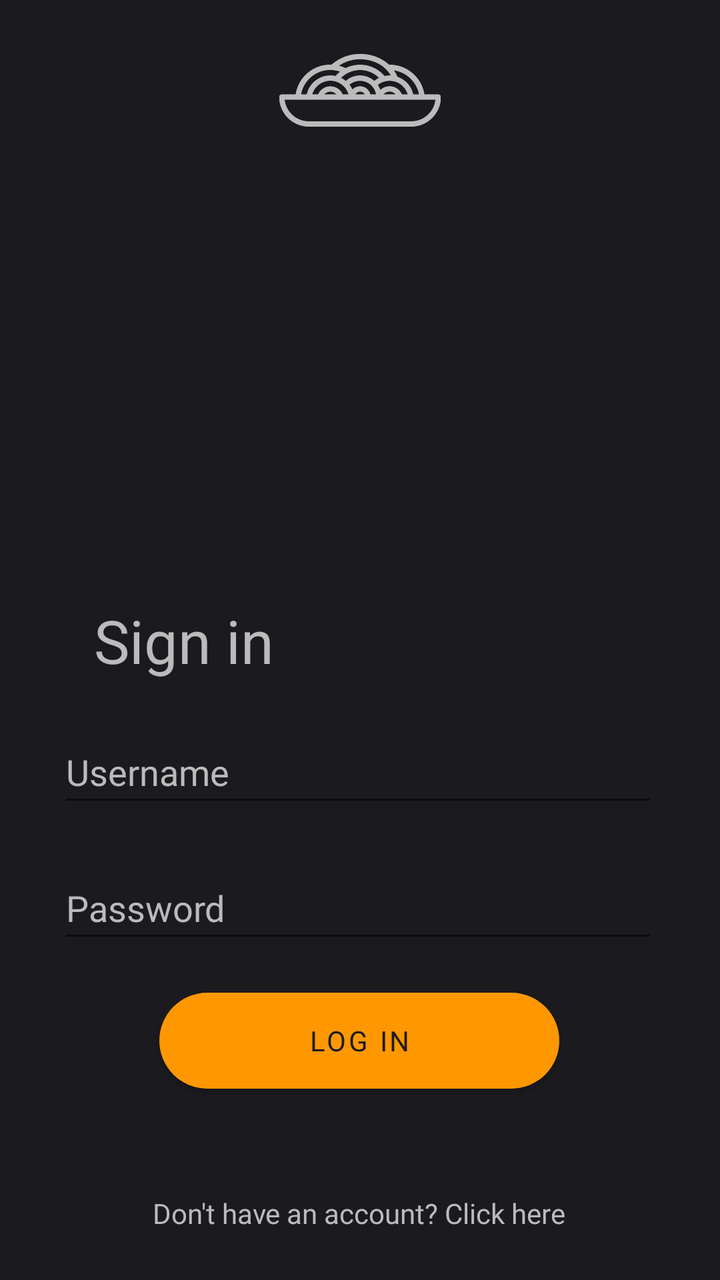
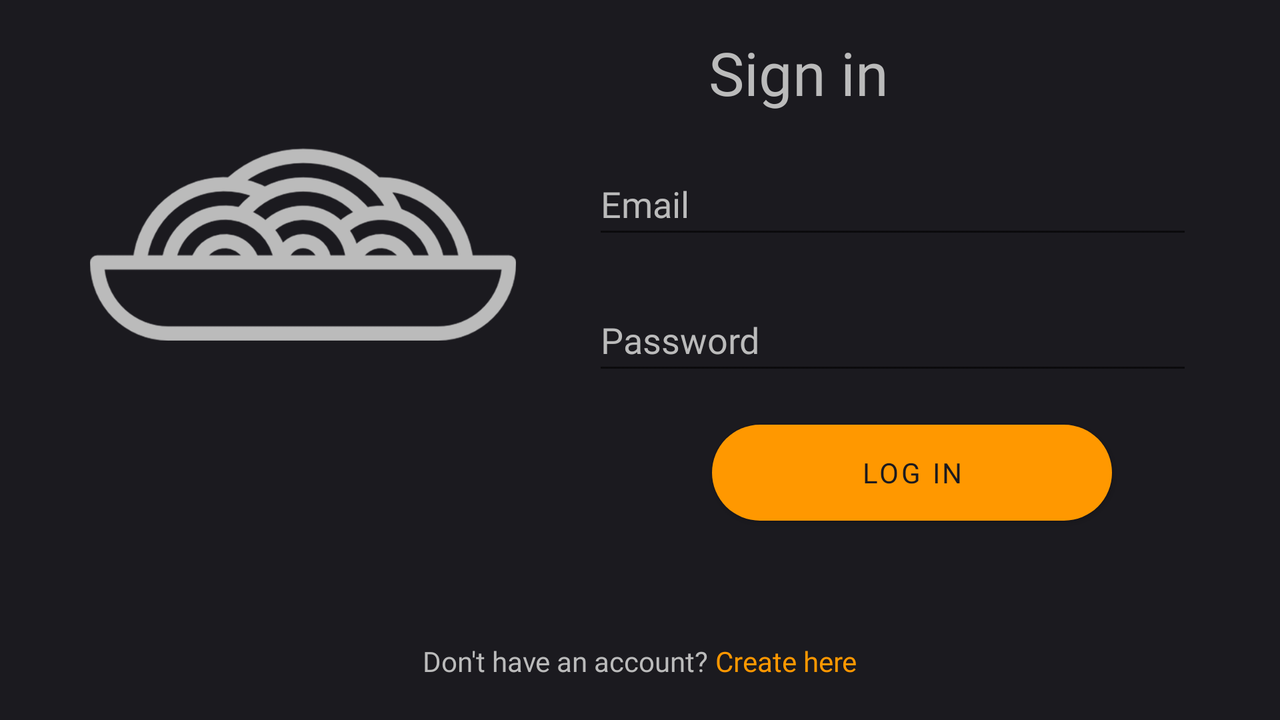

The same Android screen from two of the app's own layout files: first res/layout/ as a phone draws it, then the repository's variant for another configuration, drawn on a device whose configuration selects that folder. Both files follow.
<!-- AndroidManifest.xml: application theme Theme.Rate -->
<!-- res/layout/activity_login.xml -->
<?xml version="1.0" encoding="utf-8"?>
<androidx.constraintlayout.widget.ConstraintLayout xmlns:android="http://schemas.android.com/apk/res/android"
    xmlns:app="http://schemas.android.com/apk/res-auto"
    xmlns:tools="http://schemas.android.com/tools"
    android:layout_width="match_parent"
    android:layout_height="match_parent"
    android:background="@color/bk"
    tools:context=".MainActivity">

    <Button
        android:id="@+id/login_btn"
        android:layout_width="200dp"
        android:layout_height="wrap_content"
        android:layout_marginTop="20dp"
        android:background="@drawable/rnd_btn"
        android:fontFamily="@font/montserrat_black"
        android:text="Log IN"
        android:textColor="@color/bk"
        app:layout_constraintEnd_toEndOf="parent"
        app:layout_constraintHorizontal_bias="0.497"
        app:layout_constraintStart_toStartOf="parent"
        app:layout_constraintTop_toBottomOf="@+id/password_input" />

    <TextView
        android:id="@+id/signup_txt_btn"
        android:layout_width="wrap_content"
        android:layout_height="wrap_content"
        android:layout_marginTop="8dp"
        android:layout_marginBottom="20dp"
        android:fontFamily="@font/montserrat_regular"
        android:text="Don't have an account? Click here"
        android:textColor="@color/text"
        app:layout_constraintBottom_toBottomOf="parent"
        app:layout_constraintEnd_toEndOf="parent"
        app:layout_constraintHorizontal_bias="0.497"
        app:layout_constraintStart_toStartOf="parent"
        app:layout_constraintTop_toBottomOf="@+id/login_btn"
        app:layout_constraintVertical_bias="0.917" />

    <EditText
        android:id="@+id/password_input"
        android:layout_width="300dp"
        android:layout_height="48dp"
        android:layout_marginTop="20dp"
        android:ems="10"
        android:fontFamily="@font/montserrat_regular"
        android:hint="Password"
        android:inputType="textPassword"
        android:textColor="@color/text"
        android:textColorHint="@color/text"
        app:layout_constraintEnd_toEndOf="parent"
        app:layout_constraintHorizontal_bias="0.486"
        app:layout_constraintStart_toStartOf="parent"
        app:layout_constraintTop_toBottomOf="@+id/email_input" />

    <EditText
        android:id="@+id/email_input"
        android:layout_width="300dp"
        android:layout_height="48dp"
        android:layout_marginTop="20dp"
        android:ems="10"
        android:hint="Username"
        android:textColor="@color/text"
        android:textColorHint="@color/text"
        android:fontFamily="@font/montserrat_regular"
        android:inputType="text"
        app:layout_constraintEnd_toEndOf="parent"
        app:layout_constraintHorizontal_bias="0.486"
        app:layout_constraintStart_toStartOf="parent"
        app:layout_constraintTop_toBottomOf="@+id/search_txt" />

    <TextView
        android:id="@+id/search_txt"
        android:layout_width="wrap_content"
        android:layout_height="wrap_content"
        android:layout_marginTop="300dp"
        android:fontFamily="@font/montserrat_black"
        android:text="Sign in"
        android:textColor="@color/text"
        android:textSize="30sp"
        app:layout_constraintEnd_toEndOf="parent"
        app:layout_constraintHorizontal_bias="0.174"
        app:layout_constraintStart_toStartOf="parent"
        app:layout_constraintTop_toTopOf="parent" />

    <ImageView
        android:layout_width="90dp"
        android:layout_height="90dp"
        android:src="@drawable/sim_logo"
        app:layout_constraintEnd_toEndOf="parent"
        app:layout_constraintStart_toStartOf="parent"
        app:layout_constraintTop_toTopOf="parent"
        app:tint="@color/text" />

</androidx.constraintlayout.widget.ConstraintLayout>
<!-- resources referenced by this layout -->
<resources>
  <color name="bk">#1B1A1F</color>
  <color name="text">#bbbbbb</color>
  <!-- drawable rnd_btn (drawable) -->
  <?xml version="1.0" encoding="utf-8"?>
  <shape xmlns:android="http://schemas.android.com/apk/res/android">
      <solid android:color="@color/teal_200"/>
      <corners
          android:radius="50dp"
          />
  </shape>
  <!-- drawable sim_logo: png bitmap (drawable, 39599 bytes) -->
  <style name="Theme.Rate" parent="Theme.MaterialComponents.DayNight.DarkActionBar">
          
          <item name="colorPrimary">@color/purple_200</item>
          <item name="colorPrimaryVariant">@color/purple_700</item>
          <item name="colorOnPrimary">@color/black</item>
          
          <item name="colorSecondary">@color/teal_200</item>
          <item name="colorSecondaryVariant">@color/teal_200</item>
          <item name="colorOnSecondary">@color/black</item>
          
  
          <item name="android:statusBarColor">@color/bk</item>
          <item name="android:navigationBarColor">@color/bk</item>
  
      </style>
  <color name="teal_200">#FF9800</color>
  <color name="purple_200">#FF9800</color>
  <color name="purple_700">#1B1A1F</color>
  <color name="black">#FF000000</color>
</resources>
<!-- res/layout-land/activity_login.xml (the repository's variant of the layout above) -->
<!-- drawn on the phone turned sideways -->
<?xml version="1.0" encoding="utf-8"?>
<androidx.constraintlayout.widget.ConstraintLayout xmlns:android="http://schemas.android.com/apk/res/android"
    xmlns:app="http://schemas.android.com/apk/res-auto"
    xmlns:tools="http://schemas.android.com/tools"
    android:layout_width="match_parent"
    android:layout_height="match_parent"
    android:background="@color/bk"
    android:id="@+id/login_layout"
    tools:context=".MainActivity">


    <LinearLayout
        android:id="@+id/animation"
        android:layout_width="wrap_content"
        android:layout_height="wrap_content"
        android:layout_marginTop="5dp"
        app:layout_constraintBottom_toBottomOf="parent"
        app:layout_constraintEnd_toEndOf="parent"
        app:layout_constraintStart_toStartOf="parent"
        app:layout_constraintTop_toBottomOf="@+id/login_btn"
        app:layout_constraintVertical_bias="1.0">

        <TextView
            android:id="@+id/signup_txt_btn"
            android:layout_width="wrap_content"
            android:layout_height="wrap_content"
            android:layout_marginTop="8dp"
            android:layout_marginBottom="20dp"
            android:fontFamily="@font/montserrat_regular"
            android:text="Don't have an account? "
            android:textColor="@color/text"
            app:layout_constraintBottom_toBottomOf="parent"
            app:layout_constraintEnd_toEndOf="parent"
            app:layout_constraintHorizontal_bias="0.497"
            app:layout_constraintStart_toStartOf="parent"
            app:layout_constraintTop_toBottomOf="@+id/login_btn"
            app:layout_constraintVertical_bias="0.917" />

        <TextView
            android:id="@+id/signup_txt_btn2"
            android:layout_width="wrap_content"
            android:layout_height="wrap_content"
            android:layout_marginTop="8dp"
            android:layout_marginBottom="20dp"
            android:fontFamily="@font/montserrat_regular"
            android:text="Create here"
            android:textColor="@color/teal_200"
            app:layout_constraintBottom_toBottomOf="parent"
            app:layout_constraintEnd_toEndOf="parent"
            app:layout_constraintHorizontal_bias="0.497"
            app:layout_constraintStart_toStartOf="parent"
            app:layout_constraintTop_toBottomOf="@+id/login_btn"
            app:layout_constraintVertical_bias="0.917" />

    </LinearLayout>

    <EditText
        android:id="@+id/password_input"
        android:layout_width="300dp"
        android:layout_height="48dp"
        android:layout_marginTop="20dp"
        android:ems="10"
        android:fontFamily="@font/montserrat_regular"
        android:hint="Password"
        android:inputType="textPassword"
        android:textColor="@color/text"
        android:textColorHint="@color/text"
        app:layout_constraintEnd_toEndOf="parent"
        app:layout_constraintHorizontal_bias="0.872"
        app:layout_constraintStart_toStartOf="parent"
        app:layout_constraintTop_toBottomOf="@+id/email_input" />

    <TextView
        android:id="@+id/search_txt"
        android:layout_width="wrap_content"
        android:layout_height="wrap_content"
        android:layout_marginTop="16dp"
        android:fontFamily="@font/montserrat_black"
        android:text="Sign in"
        android:textColor="@color/text"
        android:textSize="30sp"
        app:layout_constraintEnd_toEndOf="parent"
        app:layout_constraintHorizontal_bias="0.644"
        app:layout_constraintStart_toStartOf="parent"
        app:layout_constraintTop_toTopOf="parent" />

    <Button
        android:id="@+id/login_btn"
        android:layout_width="200dp"
        android:layout_height="wrap_content"
        android:layout_marginTop="20dp"
        android:background="@drawable/rnd_btn"
        android:fontFamily="@font/montserrat_black"
        android:text="Log IN"
        android:textColor="@color/bk"
        app:layout_constraintEnd_toEndOf="parent"
        app:layout_constraintHorizontal_bias="0.809"
        app:layout_constraintStart_toStartOf="parent"
        app:layout_constraintTop_toBottomOf="@+id/password_input" />

    <EditText
        android:id="@+id/email_input"
        android:layout_width="300dp"
        android:layout_height="48dp"
        android:layout_marginTop="20dp"
        android:ems="10"
        android:fontFamily="@font/montserrat_regular"
        android:hint="Email"
        android:inputType="text"
        android:textColor="@color/text"
        android:textColorHint="@color/text"
        app:layout_constraintEnd_toEndOf="parent"
        app:layout_constraintHorizontal_bias="0.872"
        app:layout_constraintStart_toStartOf="parent"
        app:layout_constraintTop_toBottomOf="@+id/search_txt" />

    <ImageView
        android:id="@+id/logo"
        android:layout_width="237dp"
        android:layout_height="180dp"
        android:layout_marginTop="32dp"
        android:src="@drawable/sim_logo"
        app:layout_constraintEnd_toEndOf="parent"
        app:layout_constraintHorizontal_bias="0.082"
        app:layout_constraintStart_toStartOf="parent"
        app:layout_constraintTop_toTopOf="parent"
        app:tint="@color/text" />

</androidx.constraintlayout.widget.ConstraintLayout>
<!-- resources referenced by the variant -->
<!-- as the phone turned sideways resolves them -->
<resources>
  <color name="bk">#1B1A1F</color>
  <color name="teal_200">#FF9800</color>
  <color name="text">#bbbbbb</color>
  <!-- drawable rnd_btn (drawable) -->
  <?xml version="1.0" encoding="utf-8"?>
  <shape xmlns:android="http://schemas.android.com/apk/res/android">
      <solid android:color="@color/teal_200"/>
      <corners
          android:radius="50dp"
          />
  </shape>
  <!-- drawable sim_logo: png bitmap (drawable, 39599 bytes) -->
  <style name="Theme.Rate" parent="Theme.MaterialComponents.DayNight.DarkActionBar">
          
          <item name="colorPrimary">@color/purple_200</item>
          <item name="colorPrimaryVariant">@color/purple_700</item>
          <item name="colorOnPrimary">@color/black</item>
          
          <item name="colorSecondary">@color/teal_200</item>
          <item name="colorSecondaryVariant">@color/teal_200</item>
          <item name="colorOnSecondary">@color/black</item>
          
  
          <item name="android:statusBarColor">@color/bk</item>
          <item name="android:navigationBarColor">@color/bk</item>
  
      </style>
  <color name="purple_200">#FF9800</color>
  <color name="purple_700">#1B1A1F</color>
  <color name="black">#FF000000</color>
</resources>
